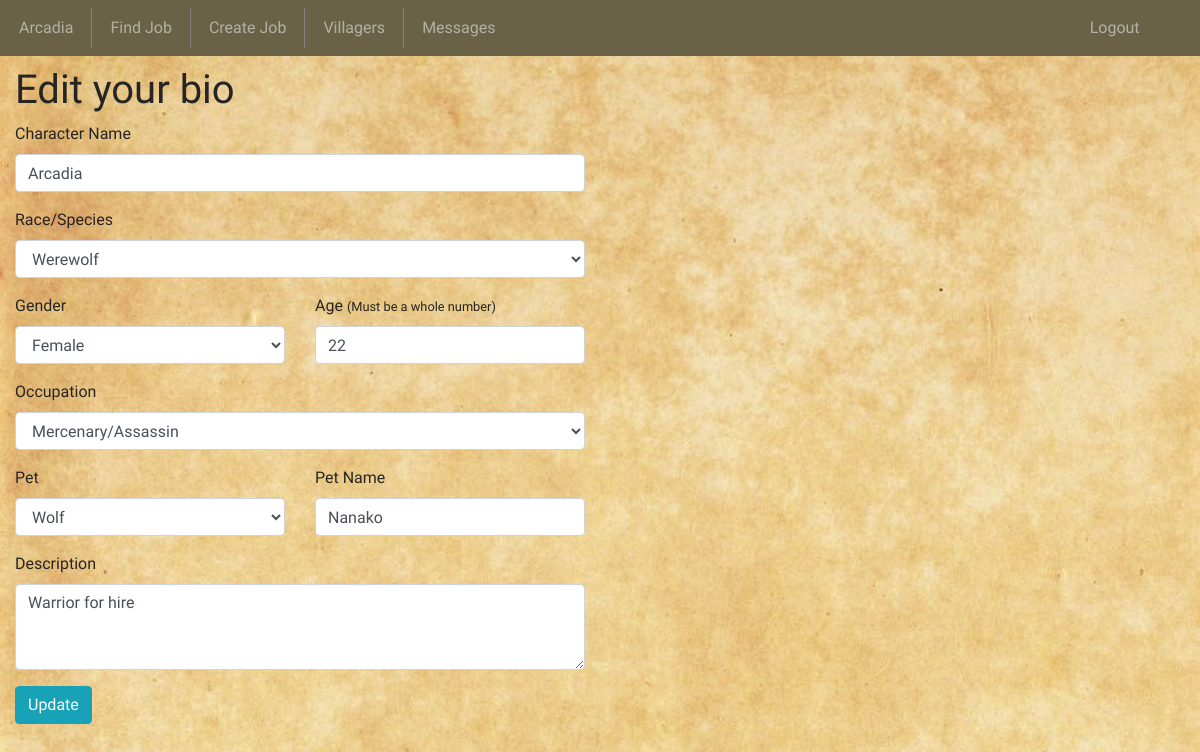
Screenshot of /edit/1 (signed in) with the database file from the repository.
### village_app/models.py (models this page shows)
class Character(models.Model):
	char_name=models.CharField(max_length=255)
	race=models.CharField(max_length=45)
	gender=models.CharField(max_length=45)
	age=models.IntegerField()
	occupation=models.CharField(max_length=45)
	description=models.TextField()
	pet=models.CharField(max_length=45)
	pet_name=models.CharField(max_length=255)
	gold=models.IntegerField(default=100)
	standing=models.IntegerField(default=20)
	player=models.ForeignKey(User, on_delete=models.CASCADE, related_name="player")
	friend=models.ManyToManyField("self", related_name="friend")
	objects=CharacterManager()

### village_app/views.py (the view)
# urls.py: path('edit/<int:id>', views.edit),
def edit(request, id):
	if 'uid' not in request.session:
		return redirect('/')
	if id != request.session['uid']:
		return redirect('/dashboard')
	context = {
		"char": Character.objects.get(id=request.session['cid'])
	}
	return render(request, "edit.html", context)

### village_app/templates/edit.html (shortened to what this page needs)
<!DOCTYPE html>
<html>
<head>
	{% load static %}
	<link rel="stylesheet" type="text/css" href="{% static 'style.css' %}">
	<link rel="stylesheet" href="https://stackpath.bootstrapcdn.com/bootstrap/4.3.1/css/bootstrap.min.css">
</head>
<body>
	<div class="container-fluid">
		<nav class="navbar navbar-expand-lg navbar-dark" style="background-color: #696246;">
			<ul class="navbar-nav col-11">
				<li class="nav-item">
					<a class="nav-link" href="/dashboard">{{char.char_name}}</a>
				</li>
				<li class="nav-item">
					<a class="nav-item nav-link" href="/findJob">Find Job</a>
				</li>
				<li class="nav-item">
					<a class="nav-item nav-link" href="/postJob">Create Job</a>
				</li>
				<li class="nav-item">
					<a class="nav-item nav-link" href="/villagers">Villagers</a>
				</li>
				<li class="nav-item">
					<a class="nav-item nav-link" href="/messages">Messages</a>
				</li>
			</ul>
			<ul class="navbar-nav col-1">
				<li class="nav-item" style="border-right: none;">
					<a class="nav-item nav-link" href="/logout">Logout</a>
				</li>
			</ul>
		</nav>
		<div class="wrapper">
			<h1>Edit your bio</h1>
			<div class="row">
				<div class="col-6">
					<form enctype="multipart/form-data" action="/edit_form" method="post">
						<div class="form-group">
							<label>Character Name</label>
							<input class="form-control" type="text" name="char_name" value={{char.char_name}}>
						</div>
						<div class="form-group">
							<label>Race/Species</label>
							<select class="form-control" name="race">
								<optgroup label="Current">
									<option value={{char.race}}>{{char.race}}</option>
								</optgroup>
							</select>
						</div>
						<div class="row">
							<div class="form-group col-6">
								<label>Gender</label>
								<select class="form-control" name="gender">
									<optgroup label="Current">
										<option value={{char.gender}}>{{char.gender}}</option>
									</optgroup>
								</select>
							</div>
							<div class="form-group col-6">
								<label>Age <small>(Must be a whole number)</small></label>
								<input class="form-control" type="text" name="age" value={{char.age}}>
							</div>
						</div>
						<div class="form-group">
							<label>Occupation</label>
							<select class="form-control" name="occupation">
								<optgroup label="Current">
									<option value={{char.occupation}}>{{char.occupation}}</option>
								</optgroup>
							</select>
						</div>
						<div class="row">
							<div class="form-group col-6">
								<label>Pet</label>
								<select class="form-control" name="pet">
									<optgroup label="Current">
										<option value={{char.pet}}>{{char.pet}}</option>
									</optgroup>
								</select>
							</div>
							<div class="form-group col-6">
								<label>Pet Name</label>
								<input class="form-control" type="text" name="pet_name" value={{char.pet_name}}>
							</div>
						</div>
						<div class="form-group">
							<label>Description</label>
							<textarea class="form-control" rows="3" name="description">{{char.description}}</textarea>
						</div>
						<button class="btn btn-info">Update</button>
					</form>
				</div>
			</div>
		</div>
	</div>
</body>
</html>

### village_app/static/style.css (style rules this page uses)
* { font-family: 'Merienda One', cursive; color: #262524; }
body { padding-bottom: 20px; }
nav { margin-bottom: 10px; }
nav ul li:first-child { margin-left: -5px; }
nav ul li { padding-right: 10px; margin-left: 10px; border-right: 1px solid gray; }
nav ul li:last-child { border-right: none; }

### rows the page displays
Character: char_name "Arcadia", race "Werewolf", gender "Female", age "22", occupation "Mercenary/Assassin", pet "Wolf", pet_name "Nanako", description "Warrior for hire"
